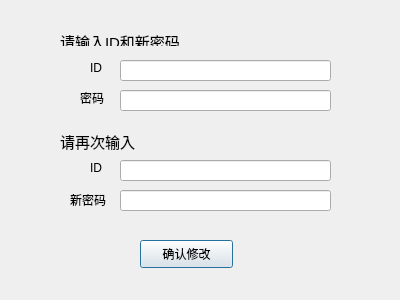
<?xml version="1.0" encoding="UTF-8"?>
<ui version="4.0">
 <class>code_manage</class>
 <widget class="QDialog" name="code_manage">
  <property name="geometry">
   <rect>
    <x>0</x>
    <y>0</y>
    <width>400</width>
    <height>300</height>
   </rect>
  </property>
  <property name="windowTitle">
   <string>Dialog</string>
  </property>
  <widget class="QLabel" name="label">
   <property name="geometry">
    <rect>
     <x>60</x>
     <y>30</y>
     <width>151</width>
     <height>16</height>
    </rect>
   </property>
   <property name="text">
    <string>&lt;html&gt;&lt;head/&gt;&lt;body&gt;&lt;p&gt;&lt;span style=&quot; font-size:11pt;&quot;&gt;请输入ID和新密码&lt;/span&gt;&lt;/p&gt;&lt;/body&gt;&lt;/html&gt;</string>
   </property>
  </widget>
  <widget class="QLineEdit" name="ID_modify">
   <property name="geometry">
    <rect>
     <x>120</x>
     <y>60</y>
     <width>211</width>
     <height>21</height>
    </rect>
   </property>
  </widget>
  <widget class="QLineEdit" name="code_modify">
   <property name="geometry">
    <rect>
     <x>120</x>
     <y>90</y>
     <width>211</width>
     <height>21</height>
    </rect>
   </property>
  </widget>
  <widget class="QLabel" name="label_2">
   <property name="geometry">
    <rect>
     <x>60</x>
     <y>130</y>
     <width>101</width>
     <height>21</height>
    </rect>
   </property>
   <property name="text">
    <string>&lt;html&gt;&lt;head/&gt;&lt;body&gt;&lt;p&gt;&lt;span style=&quot; font-size:11pt;&quot;&gt;请再次输入&lt;/span&gt;&lt;/p&gt;&lt;/body&gt;&lt;/html&gt;</string>
   </property>
  </widget>
  <widget class="QLineEdit" name="ID_modify_2">
   <property name="geometry">
    <rect>
     <x>120</x>
     <y>160</y>
     <width>211</width>
     <height>21</height>
    </rect>
   </property>
  </widget>
  <widget class="QLineEdit" name="code_modify_2">
   <property name="geometry">
    <rect>
     <x>120</x>
     <y>190</y>
     <width>211</width>
     <height>21</height>
    </rect>
   </property>
  </widget>
  <widget class="QLabel" name="label_3">
   <property name="geometry">
    <rect>
     <x>90</x>
     <y>60</y>
     <width>21</width>
     <height>16</height>
    </rect>
   </property>
   <property name="text">
    <string>ID</string>
   </property>
  </widget>
  <widget class="QLabel" name="label_4">
   <property name="geometry">
    <rect>
     <x>80</x>
     <y>90</y>
     <width>31</width>
     <height>16</height>
    </rect>
   </property>
   <property name="text">
    <string>密码</string>
   </property>
  </widget>
  <widget class="QLabel" name="label_5">
   <property name="geometry">
    <rect>
     <x>90</x>
     <y>160</y>
     <width>21</width>
     <height>16</height>
    </rect>
   </property>
   <property name="text">
    <string>ID</string>
   </property>
  </widget>
  <widget class="QLabel" name="label_6">
   <property name="geometry">
    <rect>
     <x>70</x>
     <y>190</y>
     <width>51</width>
     <height>20</height>
    </rect>
   </property>
   <property name="text">
    <string>新密码</string>
   </property>
  </widget>
  <widget class="QPushButton" name="modify_code">
   <property name="geometry">
    <rect>
     <x>140</x>
     <y>240</y>
     <width>93</width>
     <height>28</height>
    </rect>
   </property>
   <property name="text">
    <string>确认修改</string>
   </property>
  </widget>
 </widget>
 <resources/>
 <connections/>
</ui>
